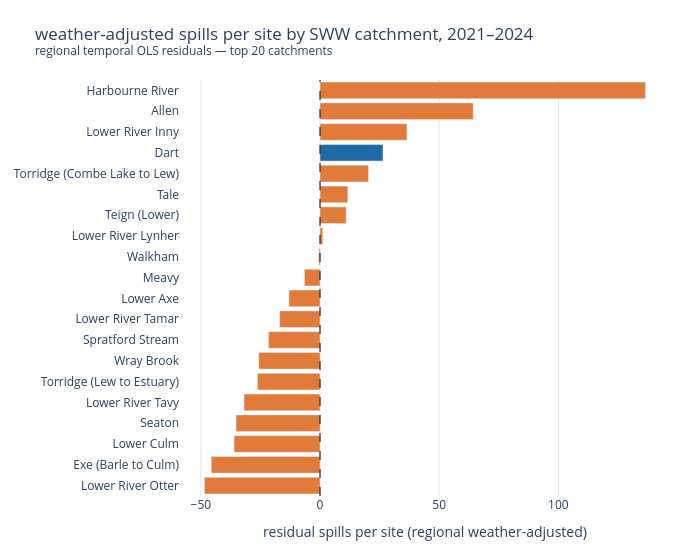

Notebook cell for this chart:
### Code cell
# interactive plotly version of the section 5b residual bar chart - replicates the matplotlib version made above with hover tooltips showing exact residual values per catchment
plot_data = sww_temporal_ranks.sort_values('mean_temporal_residual', ascending=True)  # sorts ascending so highest residual catchment appears at the top of the horizontal bar chart
bar_colours = [COLOUR_DART if c == 'Dart' else COLOUR_SWW for c in plot_data['catchment_name']]  # assigns blue to dart and orange to all others
fig = go.Figure()

fig.add_trace(go.Bar(
    x=plot_data['mean_temporal_residual'], # mean temporal residual on x axis - determines bar length and direction
    y=plot_data['catchment_name'], # catchment names on y axis - one bar per catchment
    orientation='h', # horizontal bar chart to match matplotlib version
    marker_color=bar_colours, # colours matched to matplotlib version
    hovertemplate='<b>%{y}</b><br>residual: %{x:.2f}<extra></extra>',)) # hover shows catchment name and residual to 2 decimal places

fig.add_vline(x=0, line_dash='dash', line_color='black', line_width=1)  # vertical dashed line at zero - positive means more spills than regional weather predicts

fig.update_layout(
    title='weather-adjusted spills per site by SWW catchment, 2021–2024<br><sup>regional temporal OLS residuals — top 20 catchments</sup>',  # matches matplotlib title
    xaxis_title='residual spills per site (regional weather-adjusted)', # matches matplotlib x axis label
    yaxis_title=None, # no y axis label needed - catchment names are self explanatory
    height=550, # height in pixels - chosen to give each bar comfortable spacing
    margin=dict(l=180, r=30, t=80, b=50), # left margin extended to accommodate long catchment names
    plot_bgcolor='white', # white plot background to match seaborn whitegrid style
    paper_bgcolor='white',  # white paper background
    width=700, # constrains chart width to match matplotlib figure width
    showlegend=False,) # no legend needed - dart is identifiable by colour and hover tooltip
fig.update_xaxes(showgrid=True, gridcolor='#e5e5e5', zeroline=False) # light grey grid lines on x axis - zeroline handled by vline above
fig.update_yaxes(showgrid=False) # no grid lines on y axis

print('The chart below is interactive - hover over any bar to see exact values.') # signpost printed directly above the chart output
fig.show()

### Figure 1 — Plotly figure (JSON) as saved in the notebook; plotly's stock layout.template omitted (floating-point values rounded to 4 significant figures)
{"data": [{"hovertemplate": "<b>%{y}</b><br>residual: %{x:.2f}<extra></extra>", "marker": {"color": ["#e07b39", "#e07b39", "#e07b39", "#e07b39", "#e07b39", "#e07b39", "#e07b39", "#e07b39", "#e07b39", "#e07b39", "#e07b39", "#e07b39", "#e07b39", "#e07b39", "#e07b39", "#e07b39", "#1f6aa5", "#e07b39", "#e07b39", "#e07b39"]}, "orientation": "h", "type": "bar", "x": [-48.46, -45.63, -36.05, -35.22, -31.89, -26.26, -25.67, -21.62, -16.92, -13.03, -6.55, -0.4912, 1.159, 10.97, 11.66, 20.35, 26.41, 36.46, 64.24, 136.5], "y": ["Lower River Otter", "Exe (Barle to Culm)", "Lower Culm", "Seaton", "Lower River Tavy", "Torridge (Lew to Estuary)", "Wray Brook", "Spratford Stream", "Lower River Tamar", "Lower Axe", "Meavy", "Walkham", "Lower River Lynher", "Teign (Lower)", "Tale", "Torridge (Combe Lake to Lew)", "Dart", "Lower River Inny", "Allen", "Harbourne River"]}], "layout": {"height": 550, "margin": {"b": 50, "l": 180, "r": 30, "t": 80}, "paper_bgcolor": "white", "plot_bgcolor": "white", "shapes": [{"line": {"color": "black", "dash": "dash", "width": 1}, "type": "line", "x0": 0, "x1": 0, "xref": "x", "y0": 0, "y1": 1, "yref": "y domain"}], "showlegend": false, "title": {"text": "weather-adjusted spills per site by SWW catchment, 2021–2024<br><sup>regional temporal OLS residuals — top 20 catchments</sup>"}, "width": 700, "xaxis": {"autorange": true, "gridcolor": "#e5e5e5", "range": [-58.74, 146.8], "showgrid": true, "title": {"text": "residual spills per site (regional weather-adjusted)"}, "type": "linear", "zeroline": false}, "yaxis": {"autorange": true, "range": [-0.5, 19.5], "showgrid": false, "title": {}, "type": "category"}}}
